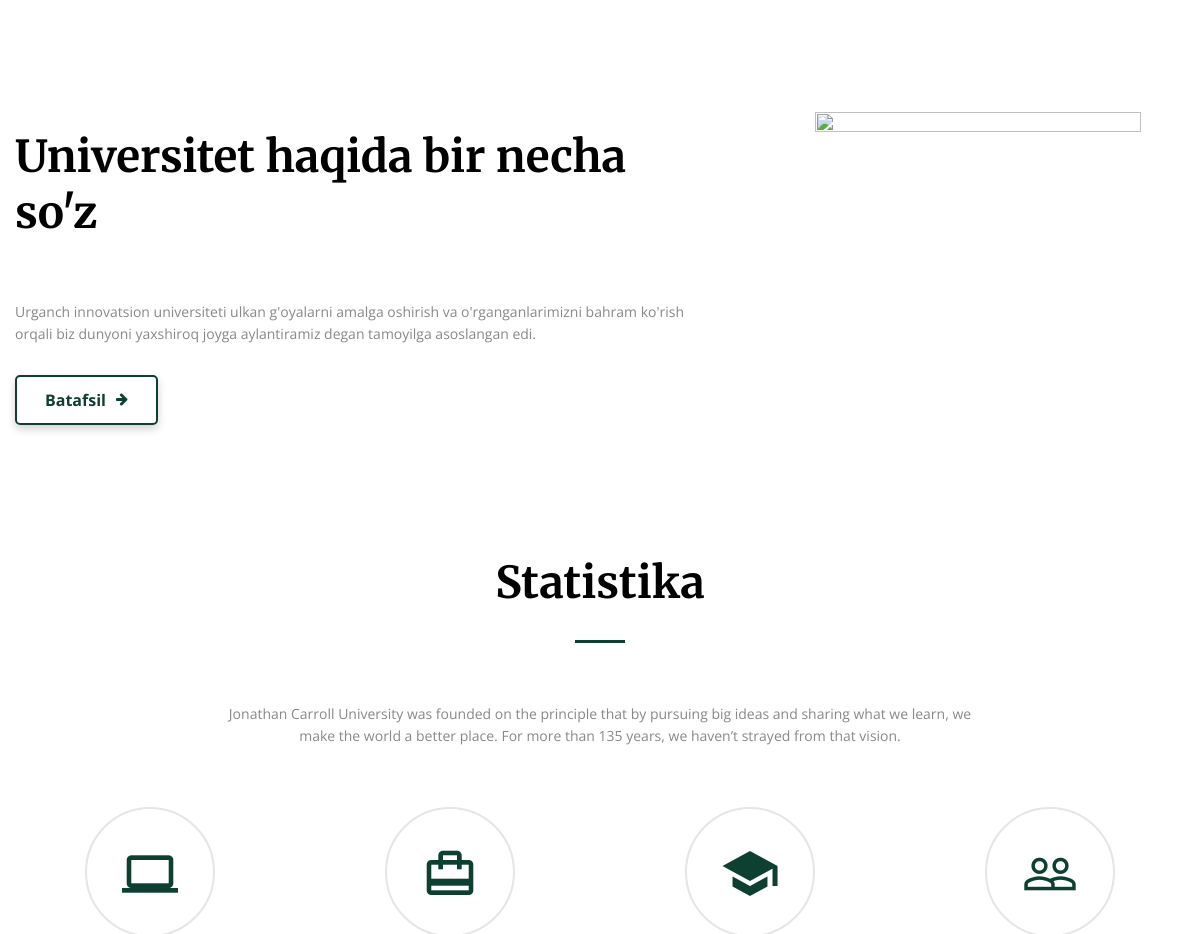
The page /uz/ (upper part) on the database as committed earlier.
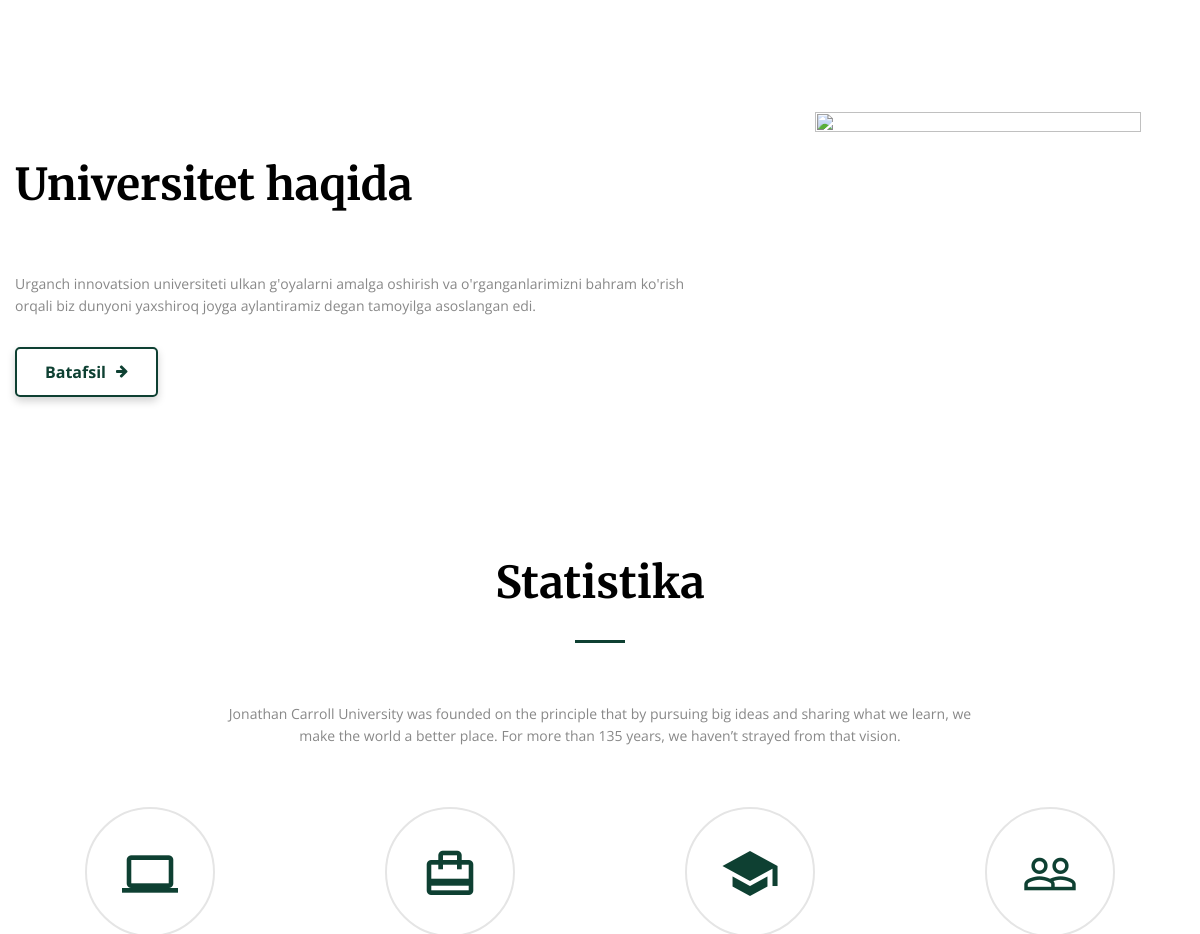
The same page on the database as committed later.
### backend/models.py (models this page shows, shortened)
class Template(models.Model):
    title = models.CharField(max_length=255, unique=True, verbose_name='Ключь')
    body_en = models.TextField(verbose_name='English')
    body_ru = models.TextField(verbose_name='Русский')
    body_uz = models.TextField(verbose_name='Uzbekcha')
    class Meta:
        verbose_name = 'Шаблон'
        verbose_name_plural = 'Шаблоны'

class Template2Button(models.Model):
    title = models.CharField(max_length=255, unique=True, verbose_name='Ключь')
    body_en = models.TextField(verbose_name='English')
    body_ru = models.TextField(verbose_name='Русский')
    body_uz = models.TextField(verbose_name='Uzbekcha')
    class Meta:
        verbose_name = 'Небольшой шаблон'
        verbose_name_plural = 'Небольшие шаблоны'

### backend/views.py (the view)
# urls.py: path("<str:language>/", views.index, name="index"),
def index(request, language='uz'):
    global context
    gallery_photos = Gallery.objects.all()
    news = News.objects.all()
    quotes = Quote.objects.all()
    path = request.get_full_path()
    if path.split('/')[1] in ['ru', 'uz', 'en']:
        path = path[3:]
    if path[-1] == '/':
        path = path[:-1]
    context['path'] = path
    context['quotes'] = quotes
    context['language'] = language
    context['request'] = request
    context['gallery_photos']: gallery_photos
    context['news'] = news
    if language in ['ru', 'en', 'uz']:
        return render(request, 'frontend/home-1.html', context)
    else:
        context['language'] = 'uz'
        return render(request, '404.html', context)

### backend/templatetags/my_tags.py (called while the page is built)
@register.simple_tag
def call_get_text(title, lang, button=False):
    return get_text(title, lang, button)

### backend/utils.py (called while the page is built)
def get_text(title, lang, button=False):
    try:
        if button:
            text = Template2Button.objects.get(title=title)
        else:
            text = Template.objects.get(title=title)
        if lang == 'ru':
            text = text.body_ru
        elif lang == 'en':
            text = text.body_en
        else:
            text = text.body_uz
    except Exception:
        text = f'Шаблон: {title} не найден!!! '
    return text

### templates/frontend/home-1.html (shortened to what this page needs)
{% extends "./base.html" %}
{% load static %}
{% load my_tags %}
{% block body %}
  <section class="section section-xl bg-default">
    <div class="container">
      <div class="row row-50 text-md-start align-items-md-center justify-content-md-between">
        <div class="col-md-5 col-lg-4 order-md-2"><a href="index.html"><img class="img-responsive d-inline-block" src="{% static 'images/logo.png' %}"width="326" height="329" alt=""></a></div>
        <div class="col-md-7 col-lg-7 order-md-1">
          <h2 class="fw-bold">{% call_get_text "few-word" language False %}</h2>
          <div class="offset-top-35 offset-lg-top-60">
            <p>{% call_get_text "few-word-text" language False %}</p>
          </div>
          <div class="offset-top-30"><a class="btn btn-icon btn-icon-right button-default" href="/{{language}}/universitet_tarixi"><span class="icon fa fa-arrow-right"></span><span>{% call_get_text "Batafsil" language True%}</span></a></div>
        </div>
      </div>
    </div>
  </section>
  <section class="section section-xl bg-default">
    <div class="container">
      <h2 class="fw-bold">{% call_get_text "statistics" language True %}</h2>
      <hr class="divider bg-madison">
      <div class="row justify-content-sm-center offset-top-60">
        <div class="col-sm-10 col-md-8">
          <p>Jonathan Carroll University was founded on the principle that by pursuing big ideas and sharing what we learn, we make the world a better place. For more than 135 years, we haven’t strayed from that vision.</p>
        </div>
      </div>
      <div class="row row-50 row-lg-65 justify-content-sm-center justify-content-lg-start offset-top-65 counters">
        <div class="col-md-6 col-lg-3">
          <div class="counter-type-1"><span class="icon icon-lg icon-outlined text-madison mdi mdi-laptop"></span>
          </div>
        </div>
        <div class="col-md-6 col-lg-3">
          <div class="counter-type-1"><span class="icon icon-lg icon-outlined text-madison mdi mdi-wallet-travel"></span>
          </div>
        </div>
        <div class="col-md-6 col-lg-3">
          <div class="counter-type-1"><span class="icon icon-lg icon-outlined text-madison mdi mdi-school"></span>
          </div>
        </div>
        <div class="col-md-6 col-lg-3">
          <div class="counter-type-1"><span class="icon icon-lg icon-outlined text-madison mdi mdi-account-multiple-outline"></span>
          </div>
        </div>
      </div>
    </div>
  </section>
{% endblock %}

### templates/frontend/base.html (shortened to what this page needs)
{% load static %}
<!DOCTYPE html>
<html class="wide wow-animation scrollTo" lang="en">
  <head>
    <link rel="stylesheet" href="{% static 'css/bootstrap.css' %}">
    <link rel="stylesheet" href="{% static 'css/fonts.css' %}">
    <link rel="stylesheet" href="{% static 'css/style.css' %}">
  </head>
<body>
  <div class="page text-center">
    {% block body %}{% endblock %}
  </div>
</body>
</html>

### templates/frontend/header.html (shortened to what this page needs)
{% load static %}
{% load my_tags %}

### templates/frontend/footer.html (shortened to what this page needs)
{% load static %}
{% load my_tags %}

Rows that differ between the two databases and show on the page:
changed Template: body_uz "Universitet haqida bir necha so'z" → "Universitet haqida"
